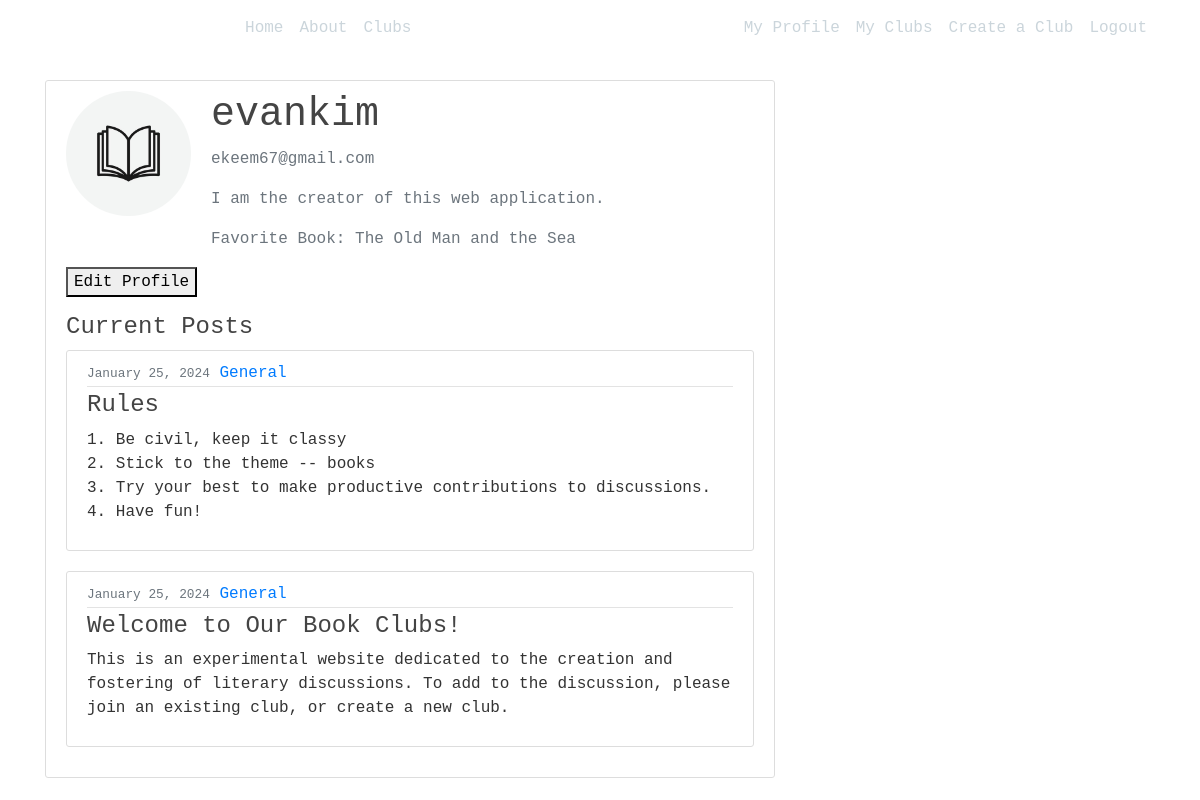
/profile/ (signed in), run on the app's committed database.
### users/models.py (models this page shows, shortened)
class Profile(models.Model):
    user = models.OneToOneField(User, on_delete=models.CASCADE)
    image = models.ImageField(default='default_book.jpg', upload_to='profile_pics')
    bio = models.TextField(default="There isn't much here...", blank=True)
    favorite_book = models.TextField(blank=True)
    club = models.ManyToManyField(Club)

### blog/models.py (models this page shows, shortened)
class Post(models.Model):
    title = models.CharField(max_length=100)
    content = models.TextField()
    date_posted = models.DateTimeField(default=timezone.now) #pass in the actual function, not the executed function
    author = models.ForeignKey(User, on_delete=models.CASCADE)
    club = models.ForeignKey(Club, on_delete=models.CASCADE, default=1)
    class Meta:
        ordering = ['-date_posted']

class Club(models.Model):
    name = models.CharField(max_length=100)
    current_book = models.CharField(max_length=100, null=True)
    description = models.CharField(max_length=500, null=True)
    banner = models.ImageField(default='default_book.jpg', upload_to='profile_pics')

### users/views.py (the view)
# urls.py: path('profile/', user_views.profile, name="profile"),
@login_required
def profile(request, pk=None):
    if pk:
        user = User.objects.get(pk=pk)
        author = user.id
    else:
        user = request.user
        author = request.user.id
    context = {
        'profile_user': user,
        'posts': Post.objects.filter(author=author)
    }
    return render(request, 'users/profile.html', context)

### users/templates/users/profile.html (shortened to what this page needs)
{% extends "blog/base.html" %}
{% load crispy_forms_tags %}
{% block content %}
    <div class="content-section">
        <div class="media">
            <img class="rounded-circle account-img" src="{{ profile_user.profile.image.url }}">
            <div class="media-body">
                    <h3 class="account-heading">{{ profile_user.username }}</h3>
                    <p class="text-secondary">{{ profile_user.email }}</p>
                    <p class="text-secondary">{{ profile_user.profile.bio }}</p>
                <p class="text-secondary">Favorite Book: {{ profile_user.profile.favorite_book }}</p>
            </div>
        </div>
        {% if profile_user == user %}
            <a href="{% url 'update-profile' %}"><button>Edit Profile</button></a>
        {% endif %}
        <div>
            {% if posts %}
                <h4>Current Posts</h4>
                {% for post in posts %}
                    <article class="media content-section">
                        <div class="media-body">
                        <div class="article-metadata">
                            <small class="text-muted">{{ post.date_posted|date:"F d, Y"}}</small>
                            <a class="mr-2" href="{% url 'club-home' pk=post.club.pk %}">{{ post.club.name }}</a>
                        </div>
                        <h4><a class="article-title" href="{% url 'post-detail' post.id %}">{{ post.title }}</a></h4>
                        <p class="article-content">{{ post.content }}</p>
                        </div>
                    </article>
                {% endfor %}
            {% else %}
                <small class="text-muted">
                    <p>There isn't much here...</p>
                </small>
            {% endif %}
        </div>
    </div>
{% endblock content %}

### blog/static/blog/main.css (style rules this page uses)
body { background: #fafafa; color: #333333; margin-top: 5rem; }
h1, h2, h3, h4, h5, h6 { color: #444444; }
.content-section { background: #ffffff; padding: 10px 20px; border: 1px solid #dddddd; border-radius: 3px; margin-bottom: 20px; }
.article-title { color: #444444; }
.article-content { white-space: pre-line; }
.article-metadata { padding-bottom: 1px; margin-bottom: 4px; border-bottom: 1px solid #e3e3e3 }
.account-img { height: 125px; width: 125px; margin-right: 20px; margin-bottom: 16px; }
.account-heading { font-size: 2.5rem; }

### data on the page
Post: date_posted "January 25, 2024", club.name "General", title "Rules", content "1. Be civil, keep it classy 2. Stick to the theme -- books 3. Try your best to make productive contributions to discussions. 4. Have fun!"
Post: date_posted "January 25, 2024", club.name "General", title "Welcome to Our Book Clubs!", content "This is an experimental website dedicated to the creation and fostering of literary discussions. To add to the discussion, please join an existing club, or create a new club."

### other printed values
{{ profile_user.username }} "evankim"
{{ profile_user.email }} "ekeem67@gmail.com"
{{ profile_user.profile.bio }} "I am the creator of this web application."
{{ profile_user.profile.favorite_book }} "The Old Man and the Sea"
